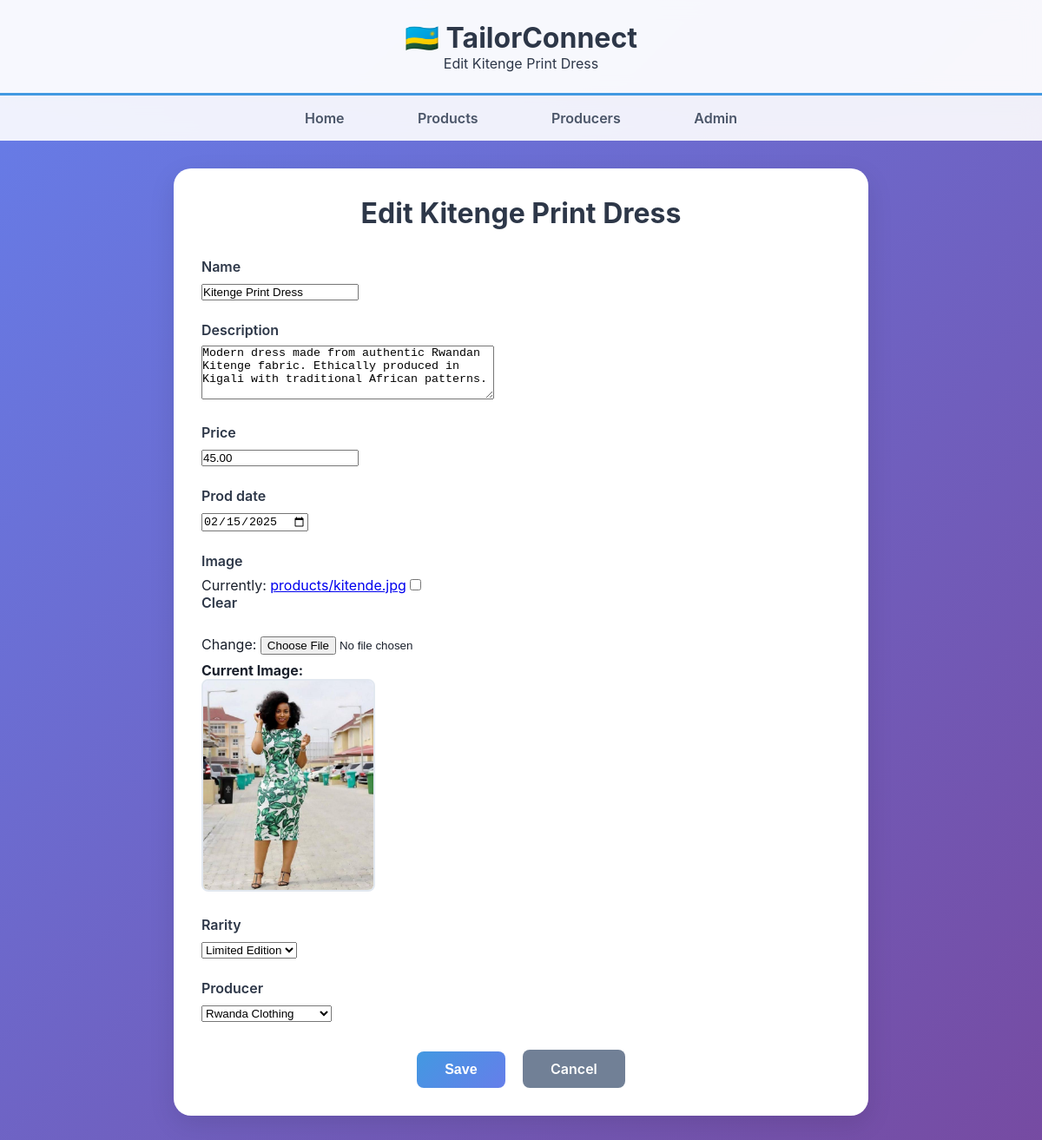
The app's page /products/2/edit/ with its own data.
### Tconnect/models.py (models this page shows, shortened)
class Product(models.Model):
    name = models.CharField(max_length=200)
    description = models.TextField()
    price = models.DecimalField(max_digits=10, decimal_places=2)
    prod_date = models.DateField()  # Production date
    image = models.ImageField(upload_to='products/', blank=True, null=True)
    RARITY_CHOICES = [
        ('common', 'Common'),
        ('rare', 'Rare'),
        ('limited', 'Limited Edition'),
        ('unique', 'Unique Piece'),
    ]
    rarity = models.CharField(max_length=20, choices=RARITY_CHOICES, default='common')
    producer = models.ForeignKey(Producer, on_delete=models.CASCADE, related_name='products')
    created_at = models.DateTimeField(auto_now_add=True)

### Tconnect/views.py (the view)
# urls.py: path('products/<int:pk>/edit/', views.product_update, name='product_update'),
def product_update(request, pk):
    product = get_object_or_404(Product, pk=pk)
    if request.method == 'POST':
        form = ProductForm(request.POST, request.FILES, instance=product)
        if form.is_valid():
            form.save()
            return redirect('products_list')
    else:
        form = ProductForm(instance=product)
    return render(request, 'Tconnect/product_form.html', {
        'form': form,
        'title': f'Edit {product.name}',
        'product': product
    })

### Tconnect/forms.py
class ProductForm(forms.ModelForm):
    class Meta:
        model = Product
        fields = ['name', 'description', 'price', 'prod_date', 'image', 'rarity', 'producer']
        widgets = {
            'prod_date': forms.DateInput(attrs={'type': 'date'}),
            'description': forms.Textarea(attrs={'rows': 4}),
        }

### Tconnect/models.py (called while the page is built)
    def __str__(self):
        return self.name

### Tconnect/templates/Tconnect/product_form.html (shortened to what this page needs)
<!DOCTYPE html>
<html lang="en">
<head>
</head>
<body>
    <div class="header">
        <h1>🇷🇼 TailorConnect</h1>
        <p>{{ title }}</p>
    </div>
    <div class="nav">
        <a href="/">Home</a>
        <a href="/products/">Products</a>
        <a href="/producers/">Producers</a>
        <a href="/admin/">Admin</a>
    </div>
    <div class="main-container">
        <div class="container">
            <h1 class="page-title">{{ title }}</h1>
            <form method="POST" enctype="multipart/form-data">
                {% for field in form %}
                <div class="form-group">
                    <label for="{{ field.id_for_label }}">{{ field.label }}</label>
                    {{ field }}
                    {% if field.name == 'image' and product and product.image %}
                    <div class="current-image">
                        <p><strong>Current Image:</strong></p>
                        <img src="{{ product.image.url }}" alt="{{ product.name }}">
                    </div>
                    {% endif %}
                </div>
                {% endfor %}
                <div class="form-actions">
                    <button type="submit" class="btn btn-primary">Save</button>
                    <a href="{% if product %}{% url 'product_detail' product.pk %}{% else %}{% url 'products_list' %}{% endif %}" class="btn btn-secondary">Cancel</a>
                </div>
            </form>
        </div>
    </div>
</body>
</html>

### Tconnect/templates/Tconnect/product_form.html (style rules this page uses)
* { margin: 0; padding: 0; box-sizing: border-box; }
body { font-family: 'Inter', 'Segoe UI', sans-serif; background: linear-gradient(135deg, #667eea 0%, #764ba2 100%); min-height: 100vh; color: #1a202c; }
.header { background: rgba(255, 255, 255, 0.95); backdrop-filter: blur(10px); color: #2d3748; padding: 1.5rem 0; text-align: center; box-shadow: 0 2px 20px rgba(0,0,0,0.1); border-bottom: 3px solid #4299e1; }
.nav { background: rgba(255, 255, 255, 0.9); padding: 1rem; text-align: center; backdrop-filter: blur(10px); }
.nav a { color: #4a5568; text-decoration: none; margin: 0 1.5rem; font-weight: 600; transition: all 0.3s ease; padding: 0.5rem 1rem; border-radius: 25px; }
.main-container { background: white; margin: 2rem auto; border-radius: 20px; box-shadow: 0 10px 30px rgba(0,0,0,0.1); overflow: hidden; max-width: 800px; }
.container { padding: 2rem; }
.page-title { text-align: center; margin-bottom: 2rem; color: #2d3748; font-size: 2rem; font-weight: 700; }
.form-group { margin-bottom: 1.5rem; }
.form-group label { display: block; margin-bottom: 0.5rem; font-weight: 600; color: #2d3748; }
.btn { display: inline-block; padding: 0.75rem 2rem; border: none; border-radius: 8px; font-size: 1rem; font-weight: 600; cursor: pointer; transition: all 0.3s ease; text-decoration: none; text-align: center; }
.btn-primary { background: linear-gradient(135deg, #4299e1, #667eea); color: white; }
.btn-secondary { background: #718096; color: white; margin-left: 1rem; }
.form-actions { text-align: center; margin-top: 2rem; }
.current-image { margin-top: 0.5rem; }
.current-image img { max-width: 200px; border-radius: 8px; border: 2px solid #e2e8f0; }

### records on screen
Product: form "Kitenge Print Dress" "Modern dress made from authentic Rwandan Kitenge fabric. Ethically produced in Kigali with traditional African patterns." "45.00" "02/15/2025" "Limited Edition" "Rwanda Clothing", image (picture)

### other values on screen
{{ title }} "Edit Kitenge Print Dress"
{{ field.label }} "Name" "Description" "Price" "Prod date" "Image" "Rarity" "Producer"
